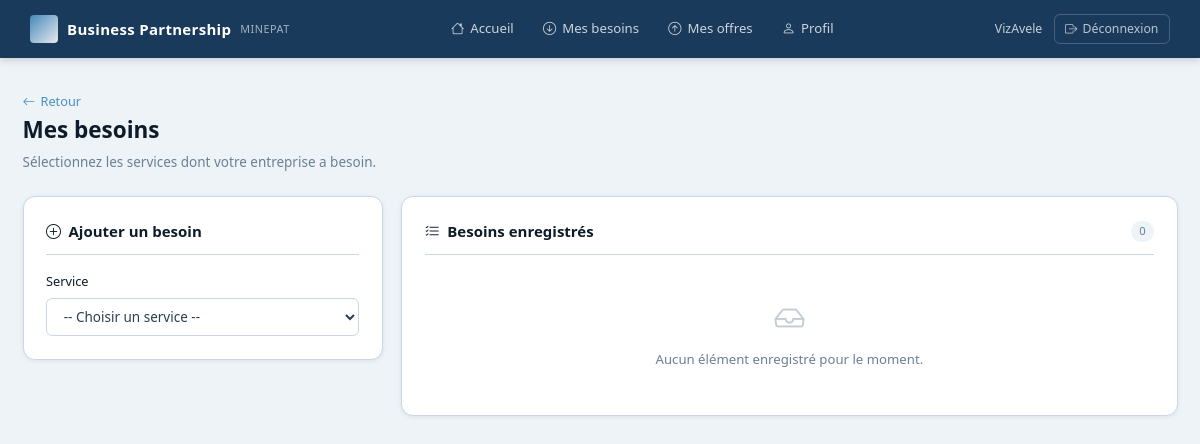
The app's page /services/besoins/ (signed in), older data.
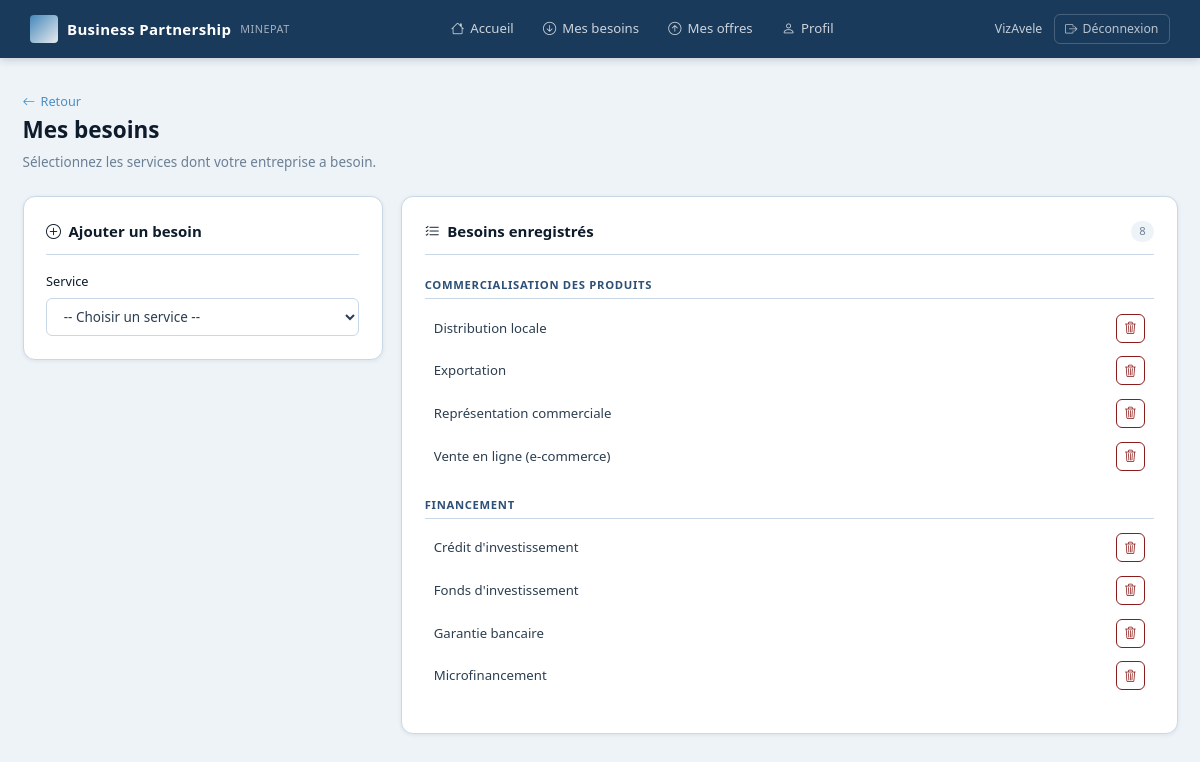
The same page, newer data.
### entreprises/models.py (models this page shows, shortened)
class Service(models.Model):
    nom_service = models.CharField(max_length=150)
    element = models.CharField(max_length=200)
    description = models.TextField(blank=True, null=True)
    class Meta:
        ordering = ['nom_service', 'element']

class BesoinOffreEntreprise(models.Model):
    entreprise = models.ForeignKey(Entreprise, on_delete=models.CASCADE, related_name='besoins_offres')
    service = models.ForeignKey(Service, on_delete=models.CASCADE, related_name='besoins_offres')
    besoin = models.BooleanField(default=True)
    date_enregistrement = models.DateTimeField(auto_now=True)
    class Meta:
        unique_together = ('entreprise', 'service', 'besoin')

### entreprises/views.py (the view)
# urls.py: path('services/<str:type_relation>/', views.gerer_services, name='gerer_services'),
@login_required
def gerer_services(request, type_relation):
    est_besoin = (type_relation == 'besoins')
    label = "besoins" if est_besoin else "offres"
    relations_actuelles = BesoinOffreEntreprise.objects.filter(
        entreprise=request.user, besoin=est_besoin
    ).select_related('service')
    noms = list(Service.objects.values_list('nom_service', flat=True).distinct().order_by('nom_service'))
    return render(request, 'entreprises/gerer_services.html', {
        'type_relation': type_relation,
        'label': label,
        'est_besoin': est_besoin,
        'relations_actuelles': relations_actuelles,
        'service_names': json.dumps(noms),
    })

### templates/entreprises/gerer_services.html (shortened to what this page needs)
{% extends 'base.html' %}
{% block content %}
<div class="page-layout">
  <div class="page-header">
    <div>
      <a href="{% url 'dashboard' %}" class="back-link"><i class="bi bi-arrow-left"></i> Retour</a>
      <h1>{% if est_besoin %}Mes besoins{% else %}Mes offres{% endif %}</h1>
      <p>{% if est_besoin %}Sélectionnez les services dont votre entreprise a besoin.{% else %}Déclarez les services que votre entreprise propose.{% endif %}</p>
    </div>
  </div>
  <div class="services-layout">
    <div class="services-form-col">
      <div class="section-card">
        <h2 class="section-title">
          <i class="bi bi-plus-circle"></i>
          {% if est_besoin %}Ajouter un besoin{% else %}Ajouter une offre{% endif %}
        </h2>
        <form method="post" action="{% url 'enregistrer_service' %}" id="service-form">
          <div class="form-group">
            <label>Service</label>
            <select name="nom_service" id="nom_service_select" class="form-control">
              <option value="">-- Choisir un service --</option>
            </select>
          </div>
        </form>
      </div>
    </div>
    <div class="services-current-col">
      <div class="section-card">
        <h2 class="section-title">
          <i class="bi bi-list-check"></i>
          {% if est_besoin %}Besoins enregistrés{% else %}Offres enregistrées{% endif %}
          <span class="count-badge">{{ relations_actuelles.count }}</span>
        </h2>
        {% if relations_actuelles %}
          {% regroup relations_actuelles by service.nom_service as grouped %}
          {% for group in grouped %}
          <div class="service-group">
            <div class="service-group-title">{{ group.grouper }}</div>
            {% for rel in group.list %}
            <div class="service-row">
              <span>{{ rel.service.element }}</span>
              <a href="{% url 'supprimer_service' rel.pk %}" class="btn-danger-sm" onclick="return confirm('Supprimer cet élément ?')">
                <i class="bi bi-trash3"></i>
              </a>
            </div>
            {% endfor %}
          </div>
          {% endfor %}
        {% else %}
          <div class="empty-state">
            <i class="bi bi-inbox"></i>
            <p>Aucun élément enregistré pour le moment.</p>
          </div>
        {% endif %}
      </div>
    </div>
  </div>
</div>
{% endblock %}

Row changes from the older to the newer data that the page shows:
now on this page (row unchanged): Service: grouper "COMMERCIALISATION DES PRODUITS"
added BesoinOffreEntreprise: service.element "Distribution locale", shown under "COMMERCIALISATION DES PRODUITS"
added BesoinOffreEntreprise: service.element "Exportation", shown under "COMMERCIALISATION DES PRODUITS"
added BesoinOffreEntreprise: service.element "Représentation commerciale", shown under "COMMERCIALISATION DES PRODUITS"
added BesoinOffreEntreprise: service.element "Vente en ligne (e-commerce)", shown under "COMMERCIALISATION DES PRODUITS"
now on this page (row unchanged): Service: grouper "FINANCEMENT"
added BesoinOffreEntreprise: service.element "Crédit d'investissement", shown under "FINANCEMENT"
added BesoinOffreEntreprise: service.element "Fonds d'investissement", shown under "FINANCEMENT"
added BesoinOffreEntreprise: service.element "Garantie bancaire", shown under "FINANCEMENT"
added BesoinOffreEntreprise: service.element "Microfinancement", shown under "FINANCEMENT"
Text that changed along with them:
{{ relations_actuelles.count }}: "0" → "8"
text no longer shown: "Aucun élément enregistré pour le moment."
